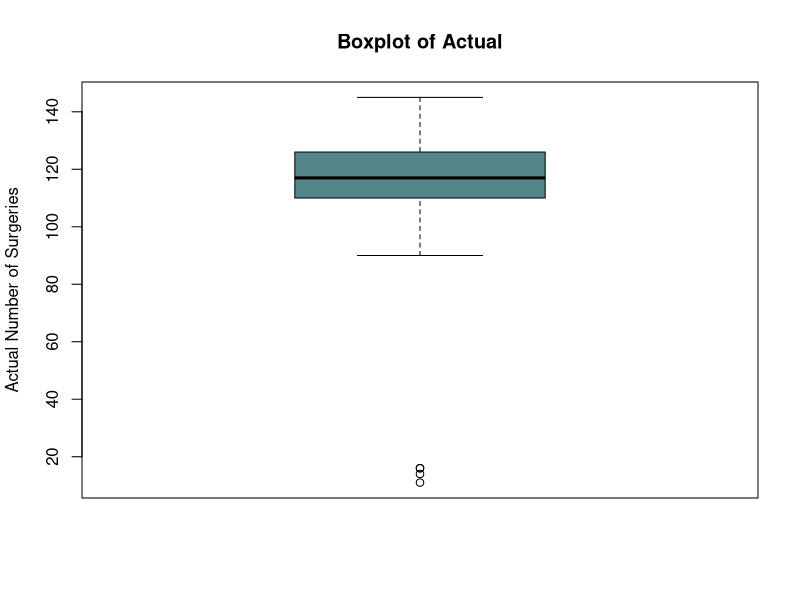
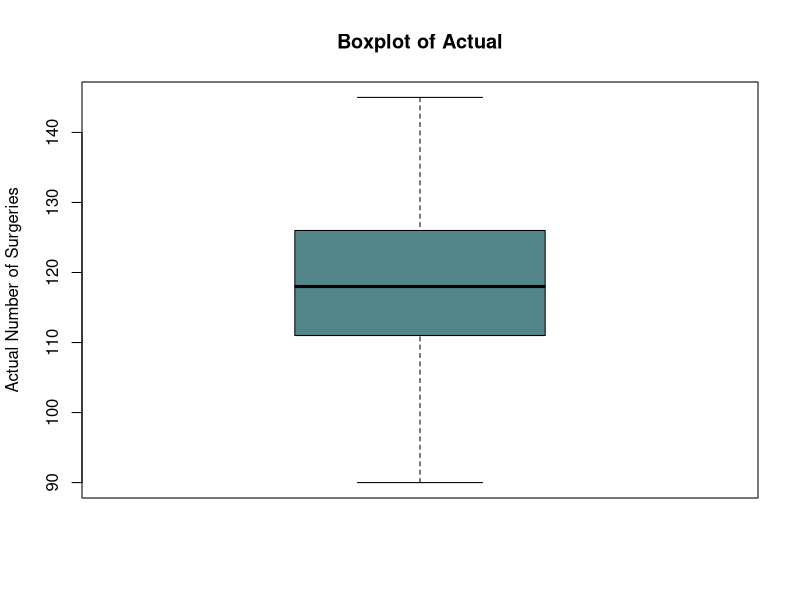
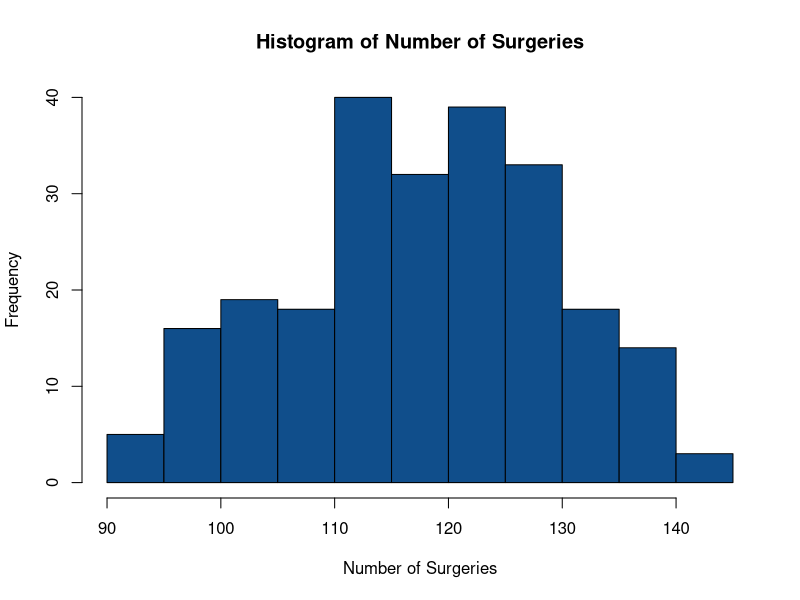
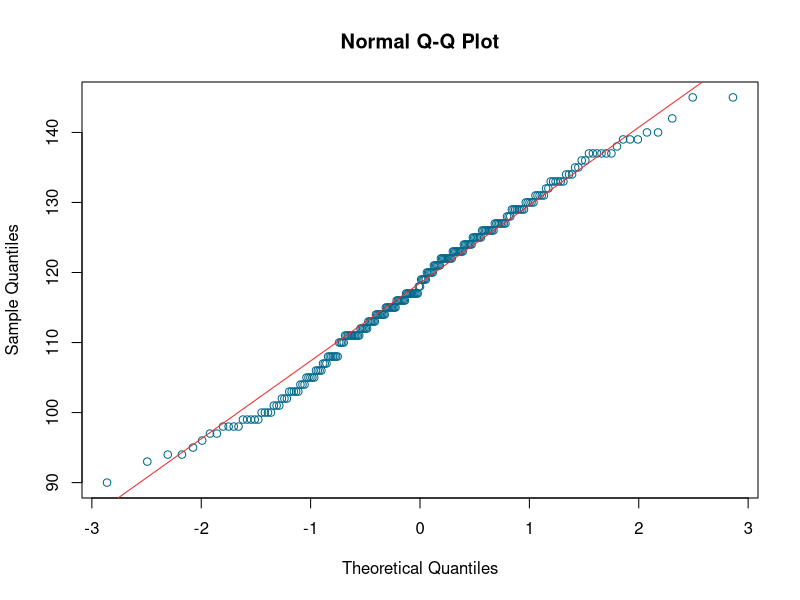
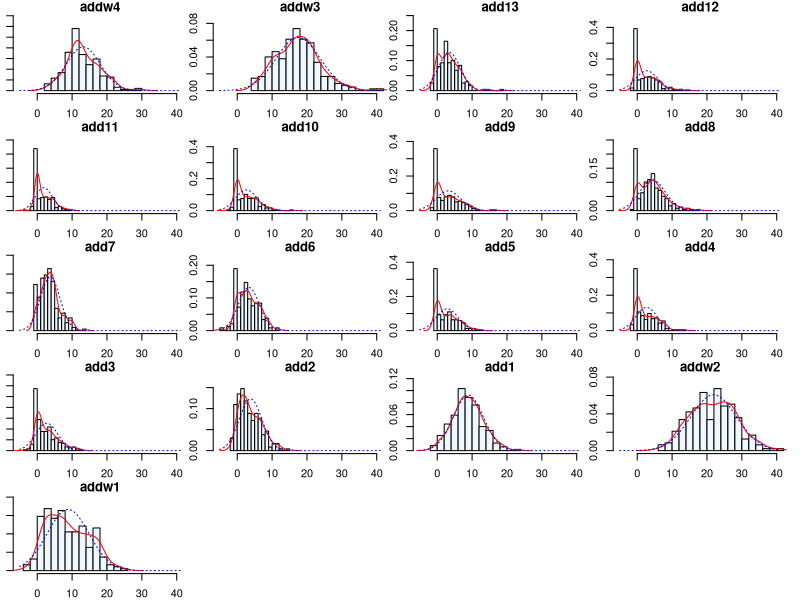
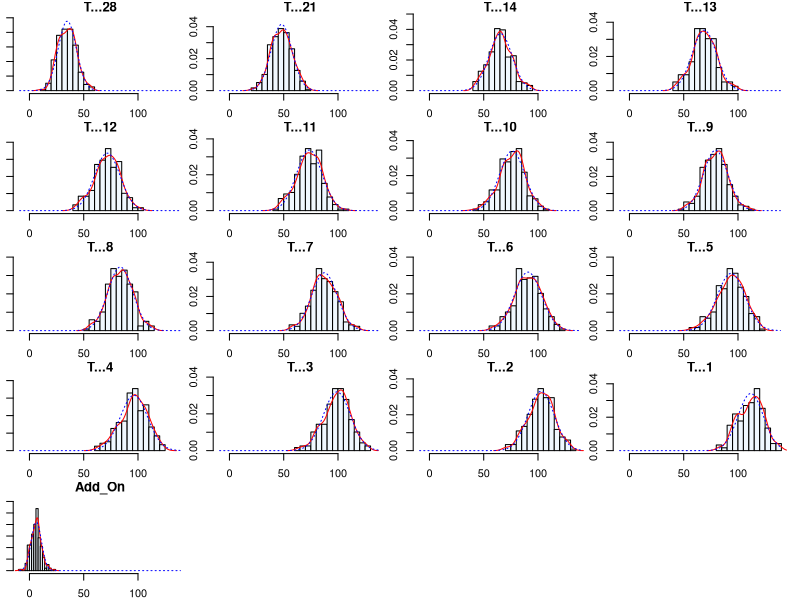
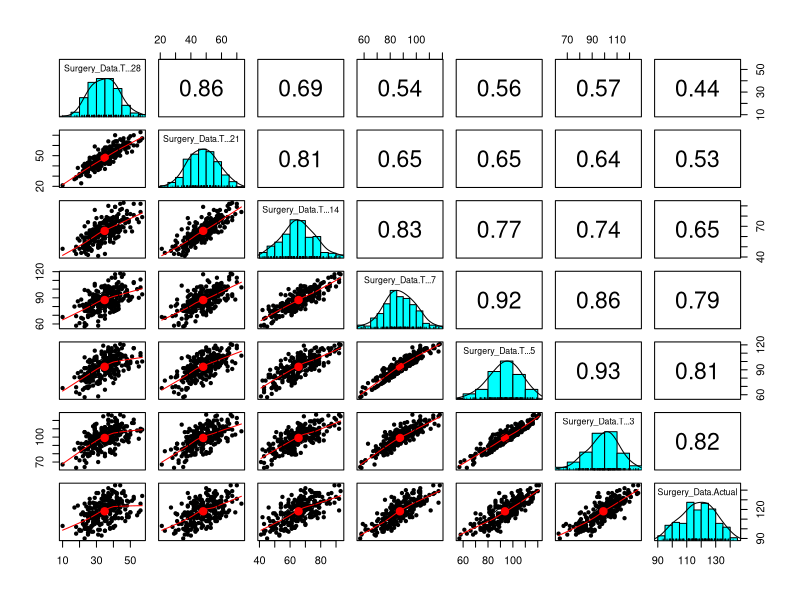
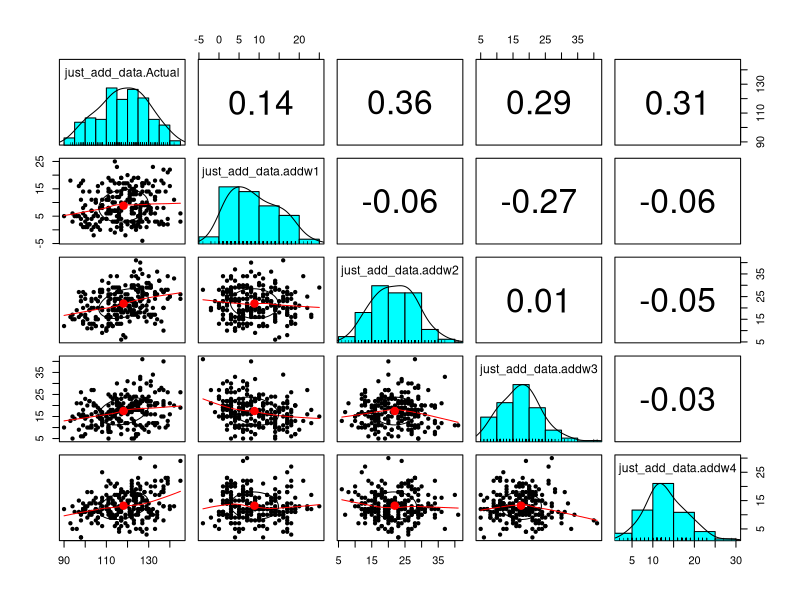

R code for these plots, in order:
library(psych)
library(ggplot2)
#____________Q1______________
#import data
Surgery_Data <- read.csv("Surgery.csv")
View(Surgery_Data)
str (Surgery_Data)
summary(Surgery_Data)

mean(Surgery_Data$Actual) #the number given in pdf as mean is correct
sd(Surgery_Data$Actual) #the number given in pdf as standard deviation is correct
#outliers
boxplot(Surgery_Data$Actual, main="Boxplot of Actual",
        ylab="Actual Number of Surgeries", col="cadetblue4")

index = which(Surgery_Data$Actual > 20)
outliers =Surgery_Data[-index ,]
outliers
Surgery_Data <- Surgery_Data[index ,]

boxplot(Surgery_Data$Actual, main="Boxplot of Actual",
        ylab="Actual Number of Surgeries", col="cadetblue4")

actual_mean <- mean(Surgery_Data$Actual) 
#we don't see a great decrease in mean after deleting outliers
sd(Surgery_Data$Actual) #we see a great decrease in sd after deleting outliers

#define Add_on field
Surgery_Data$Add_On <- Surgery_Data$Actual - Surgery_Data$T...1
summary(Surgery_Data$Add_On)
sd (Surgery_Data$Add_On)
#change SurgDate's format to DATE
Surgery_Data$SurgDate <- as.Date(strptime(as.character(Surgery_Data$SurgDate), "%m/%d/%Y"))

#change DOW's format to factor and reorder levels
Surgery_Data$DOW = as.factor(Surgery_Data$DOW)
Surgery_Data$DOW = factor(Surgery_Data$DOW, levels = c("Mon", "Tue", "Wed", "Thu", "Fri"))

###in this part we defined new dataset: just_add_data
#this dataset includes added number of surgeries data
just_add_data = Surgery_Data

just_add_data$addw4 = just_add_data$T...21-just_add_data$T...28
just_add_data$addw3 = just_add_data$T...14-just_add_data$T...21
just_add_data$add13 = just_add_data$T...13-just_add_data$T...14
just_add_data$add12 = just_add_data$T...12-just_add_data$T...13
just_add_data$add11 = just_add_data$T...11-just_add_data$T...12
just_add_data$add10 = just_add_data$T...10-just_add_data$T...11
just_add_data$add9 = just_add_data$T...9-just_add_data$T...10
just_add_data$add8 = just_add_data$T...8-just_add_data$T...9
just_add_data$add7 = just_add_data$T...7-just_add_data$T...8
just_add_data$add6 = just_add_data$T...6-just_add_data$T...7
just_add_data$add5 = just_add_data$T...5-just_add_data$T...6
just_add_data$add4 = just_add_data$T...4-just_add_data$T...5
just_add_data$add3 = just_add_data$T...3-just_add_data$T...4
just_add_data$add2 = just_add_data$T...2-just_add_data$T...3
just_add_data$add1 = just_add_data$T...1-just_add_data$T...2
just_add_data$addw2 = just_add_data$T...7-just_add_data$T...14
just_add_data$addw1 = just_add_data$T...4-just_add_data$T...7

drop_Ts = c("T...21", "T...14", "T...13", "T...12", "T...11", "T...10", 
            "T...9", "T...8", "T...7", "T...6", "T...5", "T...4", "T...3",
            "T...2", "T...1" , "Add_On")
just_add_data = just_add_data[, !(names(just_add_data) %in%drop_Ts)]
###end of defining dataset

#diagrams of "Actual"
hist(Surgery_Data$Actual, main = "Histogram of Number of Surgeries" ,breaks=18,
     col="dodgerblue4", xlab = "Number of Surgeries", ylab = "Frequency")

qqnorm(Surgery_Data$Actual, col="deepskyblue4")
qqline(Surgery_Data$Actual, col="firebrick2")

#histogram of added surgeries
not_show1 = c("SurgDate","DOW", "Actual", "T...28")
multi.hist(just_add_data[, !(names(just_add_data) %in%not_show1)], bcol = "aliceblue"  ,
           density = TRUE, dcol=c("red","blue"),dlty=c("solid","dotted") , breaks = 16)

#histogram of total surgeries
not_show2 = c("SurgDate","DOW", "Actual")
multi.hist(Surgery_Data[, !(names(Surgery_Data) %in%not_show2)], bcol = "aliceblue"  ,
           density = TRUE, dcol=c("red","blue"),dlty=c("solid","dotted") , breaks = 16)

#correlation between total surgeries
pairs.panels(data.frame(Surgery_Data$T...28, Surgery_Data$T...21, Surgery_Data$T...14,
                        Surgery_Data$T...7, Surgery_Data$T...5, Surgery_Data$T...3, 
                        Surgery_Data$Actual))

pairs.panels(data.frame(just_add_data$Actual, just_add_data$addw1,
                        just_add_data$addw2,
                        just_add_data$addw3, just_add_data$addw4))

# categorical factor(DOW) on numerical factor (Actual).
ggplot (data = Surgery_Data , aes(x = Actual, color=DOW)) + geom_histogram(bins = 10) + 
  facet_grid(DOW ~ .) + ggtitle("Histogram of Number of Surgeries Based on Days") +
  xlab("Actual Number of Surgeries") + ylab("Frequency")

ggplot(data = Surgery_Data , aes( x = T...4 , y = Actual , color = DOW , shape = DOW))+
  geom_point() + geom_smooth(method=lm , se = FALSE) + 
  xlab("Number of Planned Surgeries 4 Days Before") +
  ylab("Actual Number of Surgeries") + ggtitle("Scatter Plot 4Days Before-Actual")

ggplot(data = Surgery_Data , aes( x = DOW , y = Actual, fill=DOW)) +geom_boxplot() +
  ggtitle("Boxplots of Each Day") + ylab("Actual Number of Surgeries") + xlab("Days of Week")
#_________________Q2____________________
catt <- c("c1","c2" ,"c3", "c4")
Surgery_Data$actual_cat <- cut(Surgery_Data$Actual,
                         breaks = seq(min(Surgery_Data$Actual),max(Surgery_Data$Actual),
                                      (max(Surgery_Data$Actual)-min(Surgery_Data$Actual))/4),
                         labels = catt)
demand_DOW <- table (Surgery_Data$actual_cat , Surgery_Data$DOW)
demand_DOW
demand_DOW_Dependency <- chisq.test(demand_DOW)
demand_DOW_Dependency


#______________Q3_____________________

length (which(Surgery_Data$Actual == Surgery_Data$T...1))
Surgery_Data [which.max(Surgery_Data$Add_On),]
Surgery_Data [which.min(Surgery_Data$Add_On),]

# categorizing addon surgeries into 3 catogories

catt <- c("c1","c2" ,"c3")
Surgery_Data$addon_cat <- cut(Surgery_Data$Add_On,
                                   breaks = seq(min(Surgery_Data$Add_On),max(Surgery_Data$Add_On),
                                                (max(Surgery_Data$Add_On)-min(Surgery_Data$Add_On))/3),
                                   labels = catt)
addon_DOW <- table (Surgery_Data$addon_cat , Surgery_Data$DOW)
addon_DOW
addon_DOW_Dependency <- chisq.test(addon_DOW )
addon_DOW_Dependency


# ____________________Q4_____________________
#set a boundary to devide dataset into two parts
limit = max(just_add_data$SurgDate)-90

max_col_num = ncol(just_add_data)-5
for (col in 4:max_col_num) {
  mod_data = just_add_data[,1:col]
  
  train = subset(mod_data, SurgDate<=limit)
  test = subset(mod_data, SurgDate>limit)
  
  mod = lm(Actual~ . -SurgDate , data=train)
  
  base = mean(train$Actual)
  pred <- predict(mod, newdata = test)
  RSS <- sum((test$Actual-pred)^2)
  TSS <- sum((test$Actual - base)^2)
  print(1-RSS/TSS)
  print(summary(mod))
}

#using one day and DOW
max_col_num2 = 15
for (col in 3:max_col_num2) {
  mod_data = Surgery_Data[, 1:2]
  mod_data$T_col = Surgery_Data[,col]
  mod_data$Actual = Surgery_Data$Actual
  
  train = subset(mod_data, SurgDate<=limit)
  test = subset(mod_data, SurgDate>limit)
  
  mod = lm(Actual~ . -SurgDate , data=train)
  
  base = mean(train$Actual)
  pred <- predict(mod, newdata = test)
  RSS <- sum((test$Actual-pred)^2)
  TSS <- sum((test$Actual - base)^2)
  print(c(colnames(Surgery_Data)[col], 1-RSS/TSS))
  print(summary(mod))
}

train = subset(Surgery_Data, SurgDate<=limit)
test = subset(Surgery_Data, SurgDate>limit)
model <- lm(Actual ~ T...4 + DOW + T...4:DOW, data= train)
summary(model)
baseline2 <- mean(train$Actual)
pred2 <- predict(model, newdata = test)
RSS2 <- sum((test$Actual-pred2)^2)
TSS2 <- sum((test$Actual - baseline2)^2)
1-RSS2/TSS2

# تفسیر پذیری بدی داره در حالی که خطای تست رو یه کمی بهتر میکنه
model4 <- lm(Actual ~ T...4 + DOW , data= train)
summary(model4)
predict(model4, newdata = data.frame(T...4 = 100 , DOW = "Fri") , interval = "prediction" , level = 0.95)
confint(model4 , level = 0.95)
confint(model4 , level = 0.8)
plot(model4)

#_________________Q6____________________
daily_reg = function (day) {
  selected_data = subset (Surgery_Data, Surgery_Data$DOW==day)
  n_train = selected_data[1:(nrow(selected_data)-18),]
  n_test = selected_data [(nrow(selected_data)-17):(nrow(selected_data)),]

  daily_mod = lm(Actual~ T...4, data=n_train)
  
  n_base = mean(n_train$Actual)
  n_pred <- predict(daily_mod, newdata = n_test)
  n_RSS <- sum((n_test$Actual-n_pred)^2)
  n_TSS <- sum((n_test$Actual - n_base)^2)
  
  print(c(day, 1-n_RSS/n_TSS))
  print(summary(daily_mod))
}

days = unique(just_add_data$DOW)
for (day in days) {
  daily_reg(day)
}
